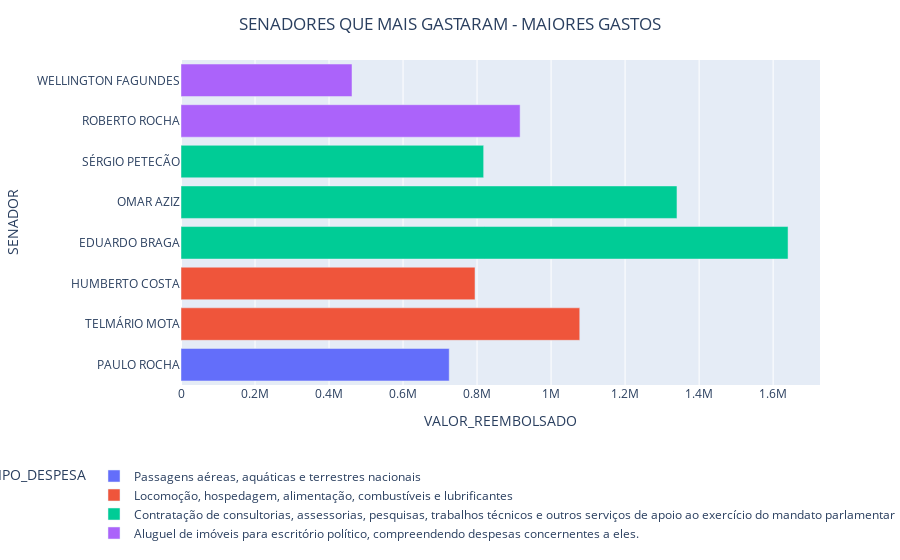
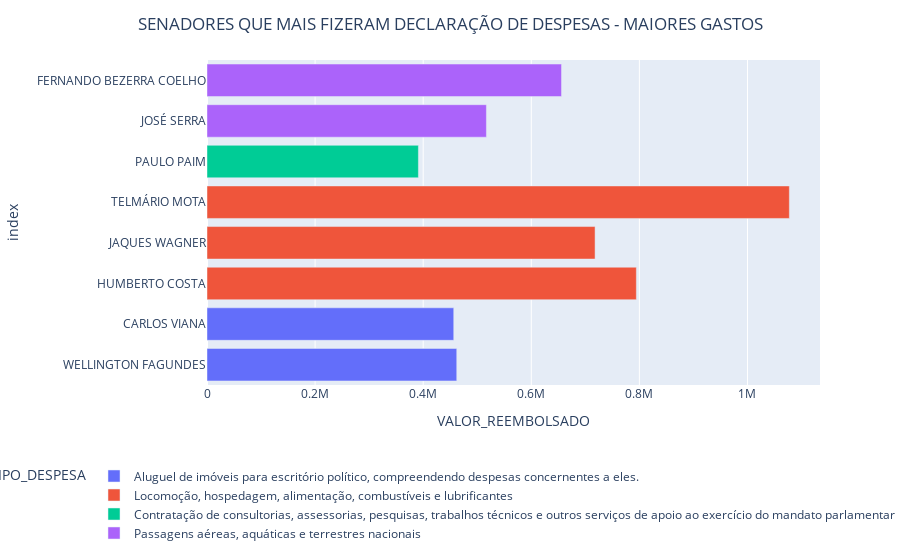

The notebook cell these images were saved under, in order:
### Code cell
# Criar o gráfico de barras horizontais
fig = px.bar(df_1, x='VALOR_REEMBOLSADO', y=df_1.index, color='TIPO_DESPESA', orientation='h')
fig_2 = px.bar(df_2, x='VALOR_REEMBOLSADO', y=df_2.index, color='TIPO_DESPESA', orientation='h')

# Adicionar título ao gráfico
fig.update_layout(title='SENADORES QUE MAIS GASTARAM - MAIORES GASTOS', title_x = 0.5, legend=dict(orientation="h", yanchor="bottom", y=-0.5, xanchor="right", x=1))
fig_2.update_layout(title='SENADORES QUE MAIS FIZERAM DECLARAÇÃO DE DESPESAS - MAIORES GASTOS', title_x = 0.5, legend=dict(orientation="h", yanchor="bottom", y=-0.5, xanchor="right", x=1))

# Exibir o gráfico
fig.show()
fig_2.show()

### Figure 1 — Plotly figure (JSON) as saved in the notebook; plotly's stock layout.template omitted (floating-point values rounded to 4 significant figures)
{"data": [{"alignmentgroup": "True", "hovertemplate": "TIPO_DESPESA=Passagens aéreas, aquáticas e terrestres nacionais<br>VALOR_REEMBOLSADO=%{x}<br>SENADOR=%{y}<extra></extra>", "legendgroup": "Passagens aéreas, aquáticas e terrestres nacionais", "marker": {"color": "#636efa", "pattern": {"shape": ""}}, "name": "Passagens aéreas, aquáticas e terrestres nacionais", "offsetgroup": "Passagens aéreas, aquáticas e terrestres nacionais", "orientation": "h", "showlegend": true, "textposition": "auto", "type": "bar", "x": [724800.0], "xaxis": "x", "y": ["PAULO ROCHA"], "yaxis": "y"}, {"alignmentgroup": "True", "hovertemplate": "TIPO_DESPESA=Locomoção, hospedagem, alimentação, combustíveis e lubrificantes<br>VALOR_REEMBOLSADO=%{x}<br>SENADOR=%{y}<extra></extra>", "legendgroup": "Locomoção, hospedagem, alimentação, combustíveis e lubrificantes", "marker": {"color": "#EF553B", "pattern": {"shape": ""}}, "name": "Locomoção, hospedagem, alimentação, combustíveis e lubrificantes", "offsetgroup": "Locomoção, hospedagem, alimentação, combustíveis e lubrificantes", "orientation": "h", "showlegend": true, "textposition": "auto", "type": "bar", "x": [1077000.0, 794400.0], "xaxis": "x", "y": ["TELMÁRIO MOTA", "HUMBERTO COSTA"], "yaxis": "y"}, {"alignmentgroup": "True", "hovertemplate": "TIPO_DESPESA=Contratação de consultorias, assessorias, pesquisas, trabalhos técnicos e outros serviços de apoio ao exercício do mandato parlamentar<br>VALOR_REEMBOLSADO=%{x}<br>SENADOR=%{y}<extra></extra>", "legendgroup": "Contratação de consultorias, assessorias, pesquisas, trabalhos técnicos e outros serviços de apoio ao exercício do mandato parlamentar", "marker": {"color": "#00cc96", "pattern": {"shape": ""}}, "name": "Contratação de consultorias, assessorias, pesquisas, trabalhos técnicos e outros serviços de apoio ao exercício do mandato parlamentar", "offsetgroup": "Contratação de consultorias, assessorias, pesquisas, trabalhos técnicos e outros serviços de apoio ao exercício do mandato parlamentar", "orientation": "h", "showlegend": true, "textposition": "auto", "type": "bar", "x": [1640000.0, 1340200, 817822], "xaxis": "x", "y": ["EDUARDO BRAGA", "OMAR AZIZ", "SÉRGIO PETECÃO"], "yaxis": "y"}, {"alignmentgroup": "True", "hovertemplate": "TIPO_DESPESA=Aluguel de imóveis para escritório político, compreendendo despesas concernentes a eles.<br>VALOR_REEMBOLSADO=%{x}<br>SENADOR=%{y}<extra></extra>", "legendgroup": "Aluguel de imóveis para escritório político, compreendendo despesas concernentes a eles.", "marker": {"color": "#ab63fa", "pattern": {"shape": ""}}, "name": "Aluguel de imóveis para escritório político, compreendendo despesas concernentes a eles.", "offsetgroup": "Aluguel de imóveis para escritório político, compreendendo despesas concernentes a eles.", "orientation": "h", "showlegend": true, "textposition": "auto", "type": "bar", "x": [916400.0, 462100.0], "xaxis": "x", "y": ["ROBERTO ROCHA", "WELLINGTON FAGUNDES"], "yaxis": "y"}], "layout": {"barmode": "relative", "legend": {"orientation": "h", "title": {"text": "TIPO_DESPESA"}, "tracegroupgap": 0, "x": 1, "xanchor": "right", "y": -0.5, "yanchor": "bottom"}, "margin": {"t": 60}, "title": {"text": "SENADORES QUE MAIS GASTARAM - MAIORES GASTOS", "x": 0.5}, "xaxis": {"anchor": "y", "domain": [0, 1], "title": {"text": "VALOR_REEMBOLSADO"}}, "yaxis": {"anchor": "x", "domain": [0, 1], "title": {"text": "SENADOR"}}}}

### Figure 2 — Plotly figure (JSON) as saved in the notebook; plotly's stock layout.template omitted (floating-point values rounded to 4 significant figures)
{"data": [{"alignmentgroup": "True", "hovertemplate": "TIPO_DESPESA=Aluguel de imóveis para escritório político, compreendendo despesas concernentes a eles.<br>VALOR_REEMBOLSADO=%{x}<br>index=%{y}<extra></extra>", "legendgroup": "Aluguel de imóveis para escritório político, compreendendo despesas concernentes a eles.", "marker": {"color": "#636efa", "pattern": {"shape": ""}}, "name": "Aluguel de imóveis para escritório político, compreendendo despesas concernentes a eles.", "offsetgroup": "Aluguel de imóveis para escritório político, compreendendo despesas concernentes a eles.", "orientation": "h", "showlegend": true, "textposition": "auto", "type": "bar", "x": [462100.0, 456500.0], "xaxis": "x", "y": ["WELLINGTON FAGUNDES", "CARLOS VIANA"], "yaxis": "y"}, {"alignmentgroup": "True", "hovertemplate": "TIPO_DESPESA=Locomoção, hospedagem, alimentação, combustíveis e lubrificantes<br>VALOR_REEMBOLSADO=%{x}<br>index=%{y}<extra></extra>", "legendgroup": "Locomoção, hospedagem, alimentação, combustíveis e lubrificantes", "marker": {"color": "#EF553B", "pattern": {"shape": ""}}, "name": "Locomoção, hospedagem, alimentação, combustíveis e lubrificantes", "offsetgroup": "Locomoção, hospedagem, alimentação, combustíveis e lubrificantes", "orientation": "h", "showlegend": true, "textposition": "auto", "type": "bar", "x": [794400.0, 718000.0, 1077000.0], "xaxis": "x", "y": ["HUMBERTO COSTA", "JAQUES WAGNER", "TELMÁRIO MOTA"], "yaxis": "y"}, {"alignmentgroup": "True", "hovertemplate": "TIPO_DESPESA=Contratação de consultorias, assessorias, pesquisas, trabalhos técnicos e outros serviços de apoio ao exercício do mandato parlamentar<br>VALOR_REEMBOLSADO=%{x}<br>index=%{y}<extra></extra>", "legendgroup": "Contratação de consultorias, assessorias, pesquisas, trabalhos técnicos e outros serviços de apoio ao exercício do mandato parlamentar", "marker": {"color": "#00cc96", "pattern": {"shape": ""}}, "name": "Contratação de consultorias, assessorias, pesquisas, trabalhos técnicos e outros serviços de apoio ao exercício do mandato parlamentar", "offsetgroup": "Contratação de consultorias, assessorias, pesquisas, trabalhos técnicos e outros serviços de apoio ao exercício do mandato parlamentar", "orientation": "h", "showlegend": true, "textposition": "auto", "type": "bar", "x": [391100.0], "xaxis": "x", "y": ["PAULO PAIM"], "yaxis": "y"}, {"alignmentgroup": "True", "hovertemplate": "TIPO_DESPESA=Passagens aéreas, aquáticas e terrestres nacionais<br>VALOR_REEMBOLSADO=%{x}<br>index=%{y}<extra></extra>", "legendgroup": "Passagens aéreas, aquáticas e terrestres nacionais", "marker": {"color": "#ab63fa", "pattern": {"shape": ""}}, "name": "Passagens aéreas, aquáticas e terrestres nacionais", "offsetgroup": "Passagens aéreas, aquáticas e terrestres nacionais", "orientation": "h", "showlegend": true, "textposition": "auto", "type": "bar", "x": [516900.0, 655900.0], "xaxis": "x", "y": ["JOSÉ SERRA", "FERNANDO BEZERRA COELHO"], "yaxis": "y"}], "layout": {"barmode": "relative", "legend": {"orientation": "h", "title": {"text": "TIPO_DESPESA"}, "tracegroupgap": 0, "x": 1, "xanchor": "right", "y": -0.5, "yanchor": "bottom"}, "margin": {"t": 60}, "title": {"text": "SENADORES QUE MAIS FIZERAM DECLARAÇÃO DE DESPESAS - MAIORES GASTOS", "x": 0.5}, "xaxis": {"anchor": "y", "domain": [0, 1], "title": {"text": "VALOR_REEMBOLSADO"}}, "yaxis": {"anchor": "x", "domain": [0, 1], "title": {"text": "index"}}}}
